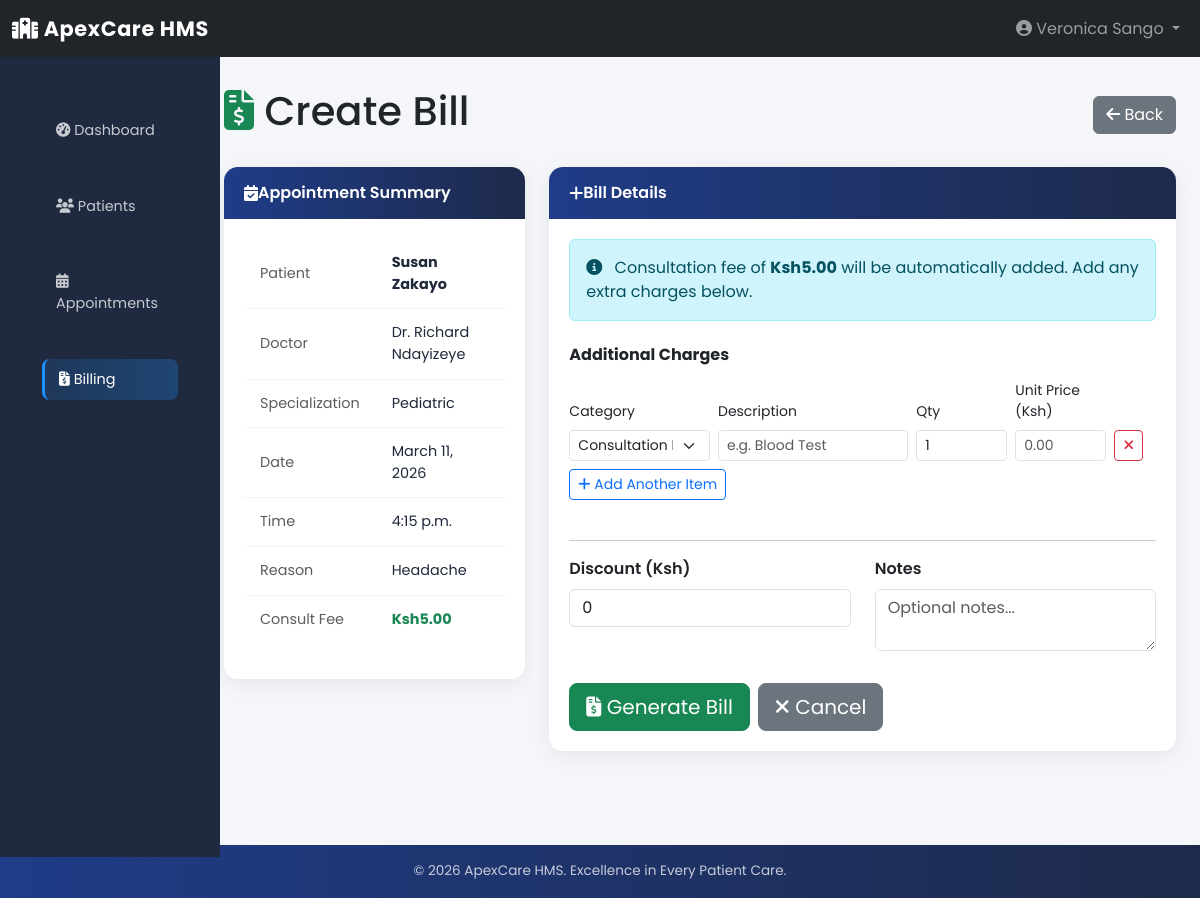
The app's page /billing/create/4/ (signed in), older data.
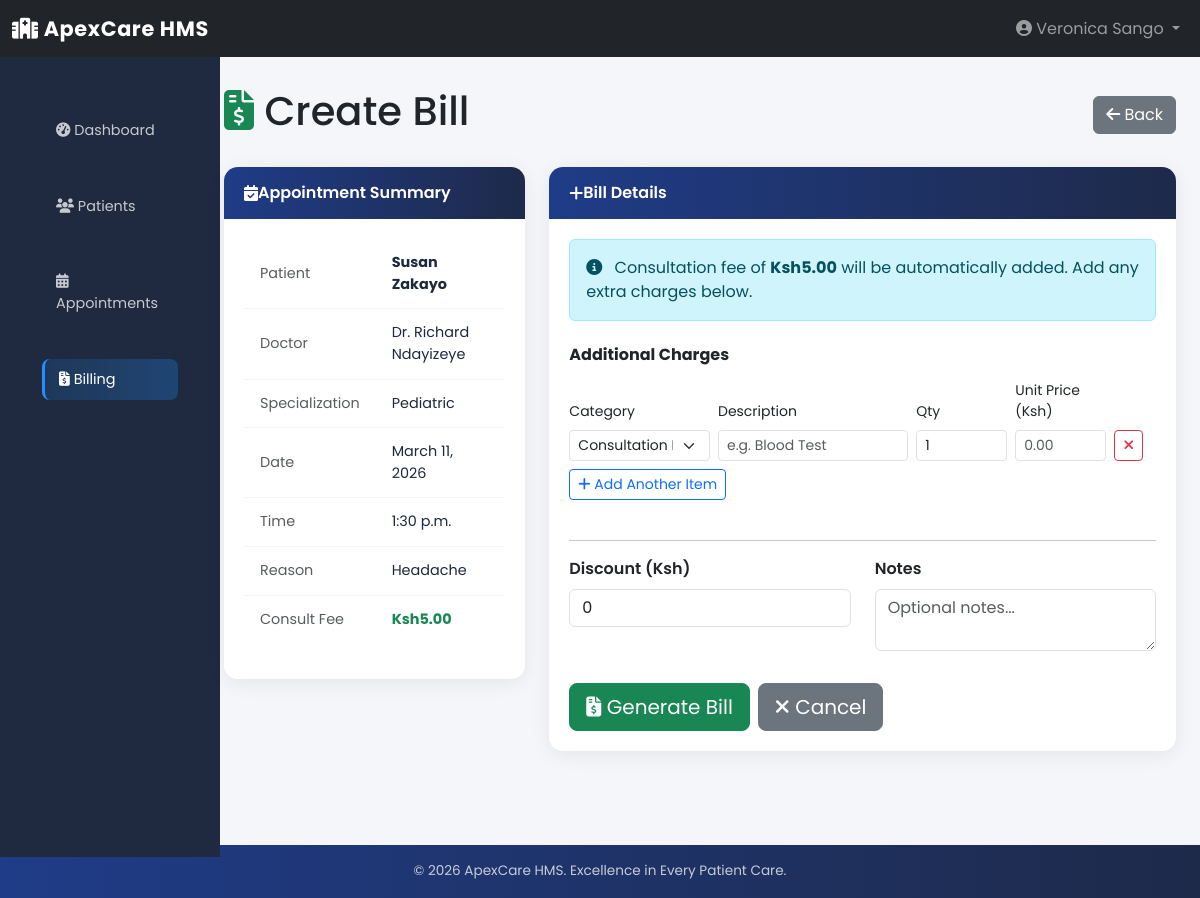
The same page, newer data.
### appointments/models.py (models this page shows, shortened)
class Appointment(models.Model):
    STATUS_CHOICES = [
        ('pending', 'Pending'),
        ('confirmed', 'Confirmed'),
        ('scheduled', 'Scheduled'),
        ('completed', 'Completed'),
        ('cancelled', 'Cancelled'),
        ('referred', 'Referred'),
    ]
    patient = models.ForeignKey(
        "patients.Patient",
        on_delete=models.CASCADE,
        related_name="appointments"
    )
    doctor = models.ForeignKey(
        "doctors.Doctor",
        on_delete=models.CASCADE,
        related_name="appointments"
    )
    appointment_date = models.DateField()
    appointment_time = models.TimeField()
    reason = models.CharField(max_length=255, blank=True, null=True)
    notes = models.TextField(blank=True, null=True)
    status = models.CharField(
        max_length=20,
        choices=STATUS_CHOICES,
        default='pending'
    )
    created_by = models.ForeignKey(
        User,
        on_delete=models.SET_NULL,
        null=True,
        related_name="created_appointments"
    )
    created_at = models.DateTimeField(auto_now_add=True)
    updated_at = models.DateTimeField(auto_now=True)
    class Meta:
        db_table = "appointments_appointment"
        verbose_name = "Appointment"
        verbose_name_plural = "Appointments"
        ordering = ["-appointment_date", "-appointment_time"]
        unique_together = ["patient", "doctor", "appointment_date", "appointment_time"]

### patients/models.py (models this page shows, shortened)
class Patient(models.Model):
    GENDER_CHOICES = [
        ('male', 'Male'),
        ('female', 'Female'),
        ('other', 'Other'),
    ]
    BLOOD_TYPE_CHOICES = [
        ('O+', 'O+'), ('O-', 'O-'),
        ('A+', 'A+'), ('A-', 'A-'),
        ('B+', 'B+'), ('B-', 'B-'),
        ('AB+', 'AB+'), ('AB-', 'AB-'),
    ]
    user = models.OneToOneField(
        User,
        on_delete=models.CASCADE,
        related_name='patient_profile'
    )
    first_name = models.CharField(max_length=100)
    last_name = models.CharField(max_length=100)
    date_of_birth = models.DateField()
    gender = models.CharField(
        max_length=10,
        choices=GENDER_CHOICES
    )
    contact = models.CharField(
        max_length=20,
        validators=[
            RegexValidator(
                regex=r'^\+?\d{9,15}Ksh',
                message='Enter a valid phone number'
            )
        ]
    )
    email = models.EmailField(blank=True, null=True)
    address = models.TextField(blank=True, null=True)
    county = models.CharField(max_length=100, blank=True, null=True)
    blood_type = models.CharField(
        max_length=5,
        choices=BLOOD_TYPE_CHOICES,
        blank=True,
        null=True
    )
    emergency_contact = models.CharField(max_length=20, blank=True, null=True)
    emergency_contact_name = models.CharField(max_length=100, blank=True, null=True)
    medical_history = models.TextField(blank=True, null=True)
    allergies = models.TextField(blank=True, null=True)
    created_at = models.DateTimeField(auto_now_add=True)
    updated_at = models.DateTimeField(auto_now=True)
    class Meta:
        db_table = "patients_patient"
        verbose_name = "Patient"
        verbose_name_plural = "Patients"
        ordering = ["-created_at"]

### doctors/models.py (models this page shows, shortened)
class Doctor(models.Model):
    phone_validator = RegexValidator(
        regex=r'^\+?\d{9,15}Ksh',
        message='Enter a valid phone number'
    )
    user = models.OneToOneField(
        User,
        on_delete=models.CASCADE,
        related_name='doctor_profile'
    )
    first_name = models.CharField(max_length=100)
    last_name = models.CharField(max_length=100)
    specialization = models.CharField(max_length=100)
    license_number = models.CharField(
        max_length=50,
        unique=True
    )
    contact = models.CharField(
        max_length=20,
        validators=[phone_validator]
    )
    email = models.EmailField(blank=True, null=True)
    consultation_fee = models.DecimalField(
        max_digits=10,
        decimal_places=2,
        default=0
    )
    availability = models.TextField(
        blank=True,
        null=True,
        help_text="Example: Monday–Friday 9AM–5PM"
    )
    bio = models.TextField(blank=True, null=True)
    is_available = models.BooleanField(default=True)
    created_at = models.DateTimeField(auto_now_add=True)
    updated_at = models.DateTimeField(auto_now=True)
    class Meta:
        db_table = "doctors_doctor"
        verbose_name = "Doctor"
        verbose_name_plural = "Doctors"
        ordering = ["specialization", "last_name"]

### billing/views.py (the view, shortened to what this page needs)
# urls.py: path('create/<int:appointment_id>/', views.bill_create, name='bill_create'),
@login_required
@check_role('receptionist')
def bill_create(request, appointment_id):
    appointment = get_object_or_404(Appointment, id=appointment_id)
    if hasattr(appointment, 'bill'):
        messages.warning(request, 'A bill already exists for this appointment.')
        return redirect('billing:bill_detail', pk=appointment.bill.id)
    context = {
        'appointment': appointment,
        'consultation_fee': appointment.doctor.consultation_fee or 0,
        'categories': BillItem.CATEGORY_CHOICES,
    }
    return render(request, 'billing/bill_form.html', context)

### core/views.py (called while the page is built)
def check_role(role):
    def decorator(view_func):
        @wraps(view_func)
        def wrapper(request, *args, **kwargs):
            if not request.user.is_authenticated:
                return redirect('core:login')
            if request.user.profile.role != role and request.user.profile.role != 'admin':
                return redirect('core:dashboard')
            return view_func(request, *args, **kwargs)
        return wrapper
    return decorator

### billing/templates/billing/bill_form.html (shortened to what the changed rows need)
{% extends 'base.html' %}
{% block content %}
<div class="d-flex justify-content-between align-items-center mb-4">
    <h1><i class="fas fa-file-invoice-dollar text-success"></i> Create Bill</h1>
</div>
<div class="row">
    <div class="col-md-4 mb-4">
        <div class="card">
            <div class="card-body">
                <table class="table table-sm table-borderless">
                    <tr>
                        <td><strong>{{ appointment.patient.first_name }} {{ appointment.patient.last_name }}</strong></td>
                    </tr>
                    <tr>
                        <td class="text-muted">Doctor</td>
                        <td>Dr. {{ appointment.doctor.first_name }} {{ appointment.doctor.last_name }}</td>
                    </tr>
                    <tr>
                        <td class="text-muted">Specialization</td>
                        <td>{{ appointment.doctor.specialization }}</td>
                    </tr>
                    <tr>
                        <td class="text-muted">Date</td>
                        <td>{{ appointment.appointment_date }}</td>
                    </tr>
                    <tr>
                        <td class="text-muted">Time</td>
                        <td>{{ appointment.appointment_time }}</td>
                    </tr>
                    <tr>
                        <td class="text-muted">Reason</td>
                        <td>{{ appointment.reason|default:'-' }}</td>
                    </tr>
                </table>
            </div>
        </div>
    </div>
</div>
{% endblock %}

Row changes from the older to the newer data that the page shows:
changed Appointment "Headache": appointment_time "4:15 p.m." → "1:30 p.m."
